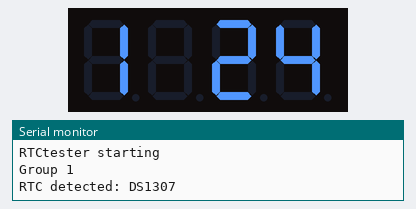
The sketch below on a simulated Arduino Uno, built with avr-gcc and run on an emulated ATmega328P. Parts: 4-digit seven-segment display, the last lines printed to the serial monitor. The local clock reads 2024-03-15 10:24:30 at power-on unless the sketch sets it.

Above: at 0.6 s.
At 90.1 s:
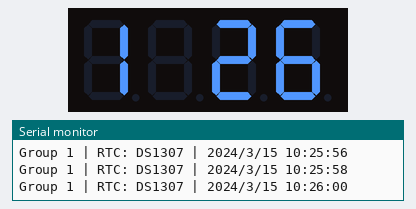

Measured:
- what the display in image 0 shows lasts 29.5 s, from 0.5 s to 30.0 s

The sketch:

RTCtester.ino
```cpp
/*
  RTC tester for the Arduino Uno + RTC + 4-digit TM1637 display.

  Wiring:
    TM1637 CLK -> D10
    TM1637 DIO -> D9
    TM1637 VCC -> 5V
    TM1637 GND -> GND
    RTC SCL    -> A5
    RTC SDA    -> A4
    RTC VCC    -> 5V
    RTC GND    -> GND

  Required libraries:
    - RTClib
    - TM1637

  The sketch tries DS1307 first, then DS3231.
  The display shows "group number : minute".
*/

#include <Wire.h>
#include <RTClib.h>
#include "src/TM1637/src/TM1637.h"

constexpr uint8_t TM1637_CLK_PIN = 10;
constexpr uint8_t TM1637_DIO_PIN = 9;
constexpr uint8_t DISPLAY_BRIGHTNESS = BRIGHT_TYPICAL;
constexpr uint8_t GROUP_NUMBER = 1;
constexpr unsigned long SERIAL_INTERVAL_MS = 2000;
constexpr unsigned long DISPLAY_INTERVAL_MS = 500;

RTC_DS1307 rtcDs1307;
RTC_DS3231 rtcDs3231;
TM1637 display(TM1637_CLK_PIN, TM1637_DIO_PIN);

enum class RtcType : uint8_t {
  None,
  DS1307,
  DS3231,
};

RtcType rtcType = RtcType::None;
unsigned long lastSerialMs = 0;
unsigned long lastDisplayMs = 0;
int lastDisplayedMinute = -1;

const char *rtcName() {
  switch (rtcType) {
    case RtcType::DS1307:
      return "DS1307";
    case RtcType::DS3231:
      return "DS3231";
    default:
      return "NONE";
  }
}

RTC_DS1307 &activeRtc() {
  return rtcDs1307;
}

bool detectRtc() {
  if (rtcDs1307.begin()) {
    rtcType = RtcType::DS1307;
    return true;
  }

  if (rtcDs3231.begin()) {
    rtcType = RtcType::DS3231;
    return true;
  }

  rtcType = RtcType::None;
  return false;
}

void showGroupAndMinute(int minute) {
  const int8_t digits[4] = {
      static_cast<int8_t>(GROUP_NUMBER % 10),
      0x7f,
      static_cast<int8_t>((minute / 10) % 10),
      static_cast<int8_t>(minute % 10),
  };

  display.point(POINT_OFF);
  display.display(const_cast<int8_t *>(digits));
}

DateTime readDateTime() {
  if (rtcType == RtcType::DS3231) {
    return rtcDs3231.now();
  }
  return rtcDs1307.now();
}

void printDateTime(const DateTime &now) {
  Serial.print(F("Group "));
  Serial.print(GROUP_NUMBER);
  Serial.print(F(" | RTC: "));
  Serial.print(rtcName());
  Serial.print(F(" | "));
  Serial.print(now.year());
  Serial.print('/');
  Serial.print(now.month());
  Serial.print('/');
  Serial.print(now.day());
  Serial.print(' ');

  if (now.hour() < 10) {
    Serial.print('0');
  }
  Serial.print(now.hour());
  Serial.print(':');
  if (now.minute() < 10) {
    Serial.print('0');
  }
  Serial.print(now.minute());
  Serial.print(':');
  if (now.second() < 10) {
    Serial.print('0');
  }
  Serial.println(now.second());
}

void setup() {
  Serial.begin(9600);
  Wire.begin();

  display.init();
  display.set(DISPLAY_BRIGHTNESS);
  display.point(POINT_OFF);
  display.clearDisplay();

  Serial.println(F("RTCtester starting"));
  Serial.print(F("Group "));
  Serial.println(GROUP_NUMBER);

  if (!detectRtc()) {
    Serial.println(F("RTC not found. Check SDA=A4, SCL=A5, VCC and GND."));
    return;
  }

  Serial.print(F("RTC detected: "));
  Serial.println(rtcName());

  const DateTime now = readDateTime();
  if (!now.isValid()) {
    Serial.println(F("RTC time is invalid. Check the coin cell."));
  }
}

void loop() {
  const unsigned long nowMs = millis();

  if (rtcType == RtcType::None) {
    if (nowMs - lastSerialMs >= SERIAL_INTERVAL_MS) {
      lastSerialMs = nowMs;
      Serial.println(F("Group 1 | RTC not found"));
      detectRtc();
    }
    return;
  }

  if (nowMs - lastDisplayMs >= DISPLAY_INTERVAL_MS) {
    lastDisplayMs = nowMs;

    const DateTime now = readDateTime();
    if (now.isValid() && now.minute() != lastDisplayedMinute) {
      lastDisplayedMinute = now.minute();
      showGroupAndMinute(now.minute());
    }
  }

  if (nowMs - lastSerialMs >= SERIAL_INTERVAL_MS) {
    lastSerialMs = nowMs;

    const DateTime now = readDateTime();
    if (now.isValid()) {
      printDateTime(now);
    } else {
      Serial.println(F("Group 1 | Invalid RTC time"));
    }
  }
}
```
